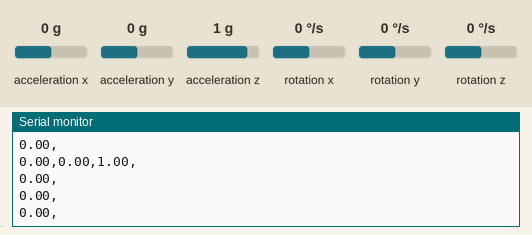
This sketch was run on a simulated Arduino Nano 33 BLE. Shown: the last lines printed to the serial monitor. The test bench sets the inputs (shaded band); at power-on: acceleration x 0 g, acceleration y 0 g, acceleration z 1 g, rotation x 0 °/s, rotation y 0 °/s, rotation z 0 °/s.

Above: at 1.3 s.
1.4 s: acceleration x set to -1.4 g
2.9 s: acceleration y set to -1.4 g
4.4 s: acceleration z set to -1.4 g
5.9 s: rotation x set to -192 °/s
At 6.4 s:
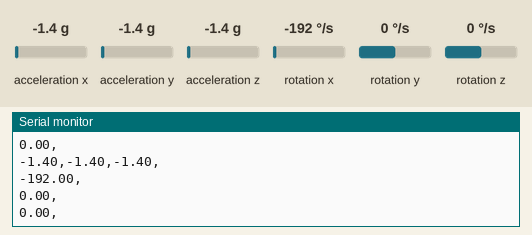
7.4 s: rotation y set to -100 °/s
At 7.9 s:
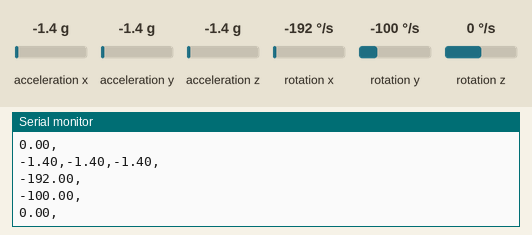
Timing chart, 0 to 9.9 s (numbered marks = the images above; inputs shaded):
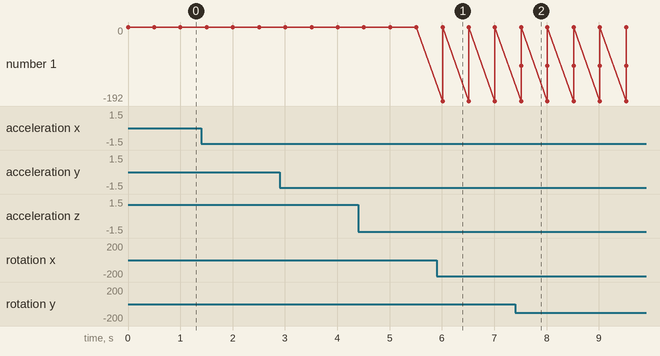

Measured:
- after the input at 5.9 s, the serial monitor: prints a new line after 0.11 s (image 1)
- after the input at 7.4 s, the serial monitor: prints a new line after 0.11 s (image 2)

The sketch:

arduino_ble_33_hello.ino
```cpp
#include <Arduino_LSM9DS1.h>

float x, y, z;
float gx, gy, gz;
unsigned long previousMillis = 0;


void setup() {
  // put your setup code here, to run once:
  Serial.begin(112500); // baud rate is 111250
  while (!Serial);

  if (!IMU.begin()) {
    Serial.print("Failed to initialize IMU! Error");
    while(1);
  }


}

void loop() {
  // put your main code here, to run repeatedly:


  unsigned long currentMillis = millis();

  IMU.readAcceleration(x, y, z);
  IMU.readGyroscope(gx, gy, gz);

  //Serial.print("X Value: ");
  Serial.print(x);
  Serial.print(",");

  //Serial.print("Y Value: ");
  Serial.print(y);
  Serial.print(",");

  //Serial.print("Z Value: ");
  Serial.print(z);
  Serial.println(",");

  Serial.print(gx);
  Serial.println(",");

  Serial.print(gy);
  Serial.println(",");

  Serial.print(gz);
  Serial.println(",");

  //Serial.println("----------");

  delay(500);


}
```
